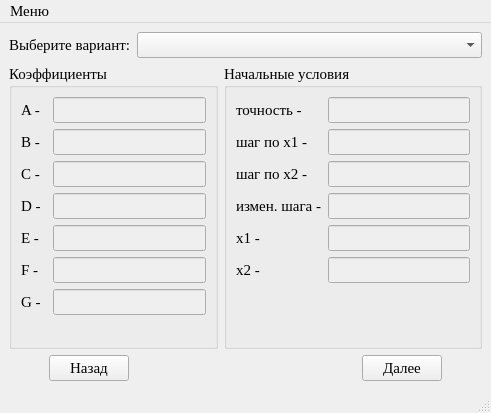
<?xml version="1.0" encoding="UTF-8"?>
<ui version="4.0">
 <class>getvariants</class>
 <widget class="QMainWindow" name="getvariants">
  <property name="geometry">
   <rect>
    <x>0</x>
    <y>0</y>
    <width>491</width>
    <height>413</height>
   </rect>
  </property>
  <property name="maximumSize">
   <size>
    <width>800</width>
    <height>440</height>
   </size>
  </property>
  <property name="font">
   <font>
    <family>Times New Roman</family>
    <pointsize>11</pointsize>
   </font>
  </property>
  <property name="windowTitle">
   <string>Методы оптимизации 2010 - Выбор варианта</string>
  </property>
  <property name="windowIcon">
   <iconset resource="data.qrc">
    <normaloff>:/icon/icon.bmp</normaloff>:/icon/icon.bmp</iconset>
  </property>
  <widget class="QWidget" name="centralwidget">
   <layout class="QGridLayout" name="gridLayout_6">
    <item row="0" column="0">
     <layout class="QGridLayout" name="gridLayout_5">
      <item row="0" column="0" colspan="2">
       <layout class="QHBoxLayout" name="horizontalLayout" stretch="0,1">
        <item>
         <widget class="QLabel" name="label">
          <property name="text">
           <string>Выберите вариант:</string>
          </property>
         </widget>
        </item>
        <item>
         <widget class="QComboBox" name="comboBox"/>
        </item>
       </layout>
      </item>
      <item row="1" column="0">
       <widget class="QGroupBox" name="quadKoef">
        <property name="title">
         <string>Коэффициенты</string>
        </property>
        <layout class="QGridLayout" name="gridLayout_4">
         <item row="0" column="0">
          <layout class="QVBoxLayout" name="verticalLayout_2">
           <item>
            <layout class="QGridLayout" name="gridLayout_3" columnstretch="1,6">
             <item row="0" column="0">
              <widget class="QLabel" name="label_2">
               <property name="text">
                <string>A -</string>
               </property>
              </widget>
             </item>
             <item row="0" column="1">
              <widget class="QLineEdit" name="a">
               <property name="enabled">
                <bool>false</bool>
               </property>
               <property name="text">
                <string/>
               </property>
              </widget>
             </item>
             <item row="1" column="0">
              <widget class="QLabel" name="label_3">
               <property name="text">
                <string>B -</string>
               </property>
              </widget>
             </item>
             <item row="1" column="1">
              <widget class="QLineEdit" name="b">
               <property name="enabled">
                <bool>false</bool>
               </property>
               <property name="text">
                <string/>
               </property>
              </widget>
             </item>
             <item row="2" column="0">
              <widget class="QLabel" name="label_4">
               <property name="text">
                <string>C -</string>
               </property>
              </widget>
             </item>
             <item row="2" column="1">
              <widget class="QLineEdit" name="c">
               <property name="enabled">
                <bool>false</bool>
               </property>
               <property name="text">
                <string/>
               </property>
              </widget>
             </item>
             <item row="3" column="0">
              <widget class="QLabel" name="label_5">
               <property name="text">
                <string>D -</string>
               </property>
              </widget>
             </item>
             <item row="3" column="1">
              <widget class="QLineEdit" name="d">
               <property name="enabled">
                <bool>false</bool>
               </property>
               <property name="text">
                <string/>
               </property>
              </widget>
             </item>
             <item row="4" column="0">
              <widget class="QLabel" name="label_6">
               <property name="text">
                <string>E -</string>
               </property>
              </widget>
             </item>
             <item row="4" column="1">
              <widget class="QLineEdit" name="e">
               <property name="enabled">
                <bool>false</bool>
               </property>
               <property name="text">
                <string/>
               </property>
              </widget>
             </item>
             <item row="5" column="0">
              <widget class="QLabel" name="label_7">
               <property name="text">
                <string>F -</string>
               </property>
              </widget>
             </item>
             <item row="5" column="1">
              <widget class="QLineEdit" name="f">
               <property name="enabled">
                <bool>false</bool>
               </property>
               <property name="text">
                <string/>
               </property>
              </widget>
             </item>
             <item row="6" column="0">
              <widget class="QLabel" name="label_8">
               <property name="text">
                <string>G -</string>
               </property>
              </widget>
             </item>
             <item row="6" column="1">
              <widget class="QLineEdit" name="g">
               <property name="enabled">
                <bool>false</bool>
               </property>
               <property name="text">
                <string/>
               </property>
              </widget>
             </item>
            </layout>
           </item>
           <item>
            <spacer name="verticalSpacer_2">
             <property name="orientation">
              <enum>Qt::Vertical</enum>
             </property>
             <property name="sizeHint" stdset="0">
              <size>
               <width>20</width>
               <height>40</height>
              </size>
             </property>
            </spacer>
           </item>
          </layout>
         </item>
        </layout>
       </widget>
      </item>
      <item row="1" column="1">
       <widget class="QGroupBox" name="quadSimpleCon">
        <property name="title">
         <string>Начальные условия</string>
        </property>
        <layout class="QGridLayout" name="gridLayout_2">
         <item row="0" column="0">
          <layout class="QVBoxLayout" name="verticalLayout">
           <item>
            <layout class="QGridLayout" name="gridLayout" columnstretch="1,5">
             <item row="0" column="0">
              <widget class="QLabel" name="label_9">
               <property name="text">
                <string>точность -</string>
               </property>
              </widget>
             </item>
             <item row="0" column="1">
              <widget class="QLineEdit" name="accuracy">
               <property name="enabled">
                <bool>false</bool>
               </property>
               <property name="text">
                <string/>
               </property>
              </widget>
             </item>
             <item row="1" column="0">
              <widget class="QLabel" name="label_10">
               <property name="text">
                <string>шаг по х1 -</string>
               </property>
              </widget>
             </item>
             <item row="1" column="1">
              <widget class="QLineEdit" name="stepx1">
               <property name="enabled">
                <bool>false</bool>
               </property>
               <property name="text">
                <string/>
               </property>
              </widget>
             </item>
             <item row="2" column="0">
              <widget class="QLabel" name="label_11">
               <property name="text">
                <string>шаг по х2 -</string>
               </property>
              </widget>
             </item>
             <item row="2" column="1">
              <widget class="QLineEdit" name="stepx2">
               <property name="enabled">
                <bool>false</bool>
               </property>
               <property name="text">
                <string/>
               </property>
              </widget>
             </item>
             <item row="3" column="0">
              <widget class="QLabel" name="label_12">
               <property name="text">
                <string>измен. шага -</string>
               </property>
              </widget>
             </item>
             <item row="3" column="1">
              <widget class="QLineEdit" name="stepChange">
               <property name="enabled">
                <bool>false</bool>
               </property>
               <property name="text">
                <string/>
               </property>
              </widget>
             </item>
             <item row="4" column="0">
              <widget class="QLabel" name="label_13">
               <property name="text">
                <string>х1 -</string>
               </property>
              </widget>
             </item>
             <item row="4" column="1">
              <widget class="QLineEdit" name="x1">
               <property name="enabled">
                <bool>false</bool>
               </property>
               <property name="text">
                <string/>
               </property>
              </widget>
             </item>
             <item row="5" column="0">
              <widget class="QLabel" name="label_14">
               <property name="text">
                <string>х2 -</string>
               </property>
              </widget>
             </item>
             <item row="5" column="1">
              <widget class="QLineEdit" name="x2">
               <property name="enabled">
                <bool>false</bool>
               </property>
               <property name="text">
                <string/>
               </property>
              </widget>
             </item>
            </layout>
           </item>
           <item>
            <spacer name="verticalSpacer">
             <property name="orientation">
              <enum>Qt::Vertical</enum>
             </property>
             <property name="sizeHint" stdset="0">
              <size>
               <width>20</width>
               <height>40</height>
              </size>
             </property>
            </spacer>
           </item>
          </layout>
         </item>
        </layout>
       </widget>
      </item>
      <item row="2" column="0" colspan="2">
       <layout class="QHBoxLayout" name="horizontalLayout_2" stretch="0,0,1,0,0">
        <item>
         <spacer name="horizontalSpacer_2">
          <property name="orientation">
           <enum>Qt::Horizontal</enum>
          </property>
          <property name="sizeHint" stdset="0">
           <size>
            <width>40</width>
            <height>20</height>
           </size>
          </property>
         </spacer>
        </item>
        <item>
         <widget class="QPushButton" name="exit_button">
          <property name="text">
           <string>Назад</string>
          </property>
         </widget>
        </item>
        <item>
         <spacer name="horizontalSpacer">
          <property name="orientation">
           <enum>Qt::Horizontal</enum>
          </property>
          <property name="sizeHint" stdset="0">
           <size>
            <width>40</width>
            <height>20</height>
           </size>
          </property>
         </spacer>
        </item>
        <item>
         <widget class="QPushButton" name="next_button">
          <property name="text">
           <string>Далее</string>
          </property>
         </widget>
        </item>
        <item>
         <spacer name="horizontalSpacer_3">
          <property name="orientation">
           <enum>Qt::Horizontal</enum>
          </property>
          <property name="sizeHint" stdset="0">
           <size>
            <width>40</width>
            <height>20</height>
           </size>
          </property>
         </spacer>
        </item>
       </layout>
      </item>
     </layout>
    </item>
   </layout>
  </widget>
  <widget class="QMenuBar" name="menubar">
   <property name="geometry">
    <rect>
     <x>0</x>
     <y>0</y>
     <width>491</width>
     <height>23</height>
    </rect>
   </property>
   <widget class="QMenu" name="menu">
    <property name="title">
     <string>Меню</string>
    </property>
    <addaction name="exit"/>
   </widget>
   <addaction name="menu"/>
  </widget>
  <widget class="QStatusBar" name="statusbar"/>
  <action name="exit">
   <property name="text">
    <string>Выход</string>
   </property>
  </action>
 </widget>
 <resources>
  <include location="data.qrc"/>
 </resources>
 <connections>
  <connection>
   <sender>exit</sender>
   <signal>activated()</signal>
   <receiver>getvariants</receiver>
   <slot>close()</slot>
   <hints>
    <hint type="sourcelabel">
     <x>-1</x>
     <y>-1</y>
    </hint>
    <hint type="destinationlabel">
     <x>224</x>
     <y>177</y>
    </hint>
   </hints>
  </connection>
  <connection>
   <sender>exit_button</sender>
   <signal>clicked()</signal>
   <receiver>getvariants</receiver>
   <slot>close()</slot>
   <hints>
    <hint type="sourcelabel">
     <x>67</x>
     <y>319</y>
    </hint>
    <hint type="destinationlabel">
     <x>224</x>
     <y>177</y>
    </hint>
   </hints>
  </connection>
 </connections>
</ui>
